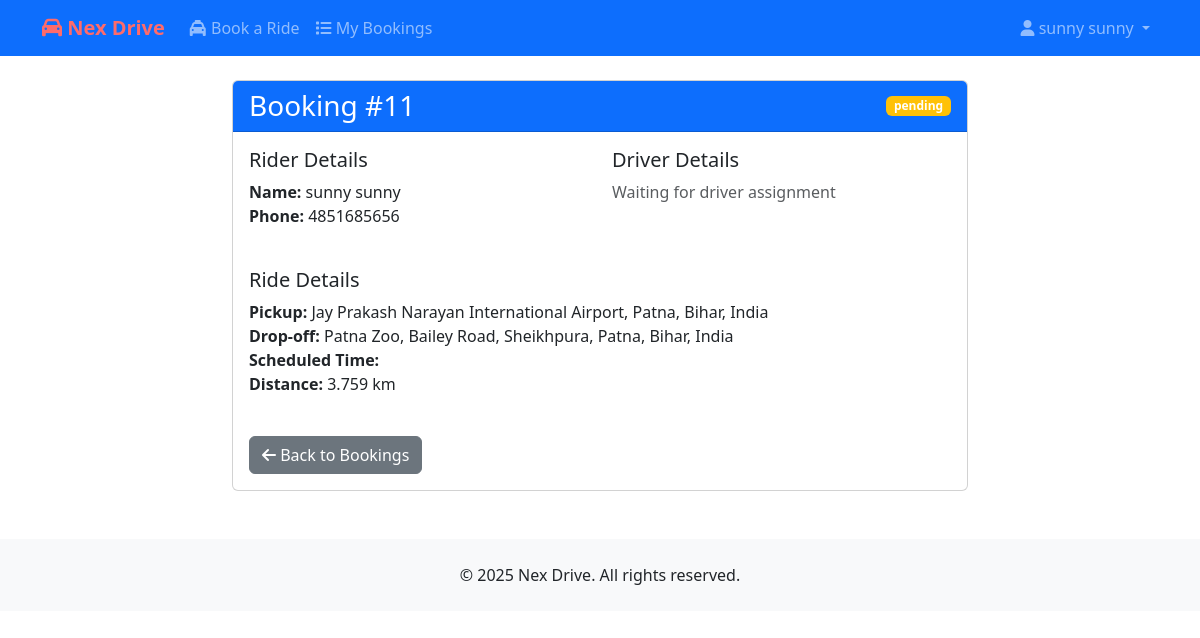
Page /ride/booking/11/ (signed in) on the committed database.
### ride/models.py (models this page shows, shortened)
class Booking(models.Model):
    RIDE_TYPES = [
        ('airport', 'Airport Transfer'),
        ('rental', 'Hourly Rental'),
        ('outstation', 'Outstation'),
    ]
    VEHICLE_TYPES = [
        ('sedan', 'Sedan'),
        ('suv', 'SUV'),
        ('luxury', 'Luxury'),
    ]
    STATUS_CHOICES = [
        ('pending', 'Pending'),
        ('confirmed', 'Confirmed'),
        ('completed', 'Completed'),
        ('cancelled', 'Cancelled'),
    ]
    AIRPORT_DIRECTION_CHOICES = [
        ('pickup', 'Airport Pickup'),
        ('drop', 'Airport Drop'),
    ]
    rider = models.ForeignKey(Rider, on_delete=models.CASCADE, related_name='bookings')
    driver = models.ForeignKey(Driver, on_delete=models.SET_NULL, null=True, blank=True, related_name='bookings')
    ride_type = models.CharField(max_length=20, choices=RIDE_TYPES)
    pickup_location = models.CharField(max_length=255)
    pickup_date = models.DateField()
    pickup_time = models.TimeField()
    vehicle_type = models.CharField(max_length=20, choices=VEHICLE_TYPES)
    notes = models.TextField(blank=True)
    status = models.CharField(max_length=20, choices=STATUS_CHOICES, default='pending')
    pickup_lat = models.FloatField(null=True, blank=True)
    pickup_lng = models.FloatField(null=True, blank=True)
    drop_lat = models.FloatField(null=True, blank=True)
    drop_lng = models.FloatField(null=True, blank=True)
    distance = models.FloatField(null=True, blank=True, help_text='Distance in kilometers')
    flight_number = models.CharField(max_length=20, blank=True, null=True)
    airport_direction = models.CharField(max_length=10, choices=AIRPORT_DIRECTION_CHOICES, blank=True, null=True)
    rental_hours = models.IntegerField(blank=True, null=True)
    drop_location = models.CharField(max_length=255, blank=True, null=True)
    return_date = models.DateField(blank=True, null=True)
    created_at = models.DateTimeField(auto_now_add=True)
    updated_at = models.DateTimeField(auto_now=True)
    class Meta:
        ordering = ['-created_at']

### core/models.py (models this page shows, shortened)
class BaseProfile(models.Model):
    user = models.OneToOneField(User, on_delete=models.CASCADE)
    phone_regex = RegexValidator(
        regex=r'^\+?1?\d{9,15}$',
        message="Phone number must be entered in the format: '+999999999'. Up to 15 digits allowed."
    )
    phone_number = models.CharField(validators=[phone_regex], max_length=17)
    profile_picture = models.ImageField(upload_to='profile_pics/', blank=True)
    created_at = models.DateTimeField(auto_now_add=True)
    updated_at = models.DateTimeField(auto_now=True)
    class Meta:
        abstract = True

class Rider(BaseProfile):
    GENDER_CHOICES = [
        ('M', 'Male'),
        ('F', 'Female'),
        ('O', 'Other')
    ]
    gender = models.CharField(max_length=1, choices=GENDER_CHOICES, blank=True)
    total_rides = models.PositiveIntegerField(default=0)
    class Meta:
        verbose_name = 'Rider'
        verbose_name_plural = 'Riders'

### ride/views.py (the view)
# urls.py: path('booking/<int:pk>/', views.booking_detail, name='booking_detail'),
@login_required
def booking_detail(request, pk):
    booking = get_object_or_404(Booking, pk=pk)
    if not (hasattr(request.user, 'rider') and request.user.rider == booking.rider) and \
       not (hasattr(request.user, 'driver') and request.user.driver == booking.driver):
        messages.error(request, "You don't have permission to view this booking.")
        return redirect('ride:booking_list')
    return render(request, 'ride/booking_detail.html', {'booking': booking})

### driver/context_processors.py (called while the page is built)
def driver_profile(request):
    context = {
        'is_driver': False,
        'driver': None
    }
    if request.user.is_authenticated:
        try:
            context['driver'] = request.user.driver
            context['is_driver'] = True
        except:
            pass
    return context

### templates/ride/booking_detail.html (shortened to what this page needs)
{% extends 'core/base.html' %}
{% load crispy_forms_tags %}
{% block content %}
<div class="container mt-4">
    <div class="row">
        <div class="col-md-8 mx-auto">
            <div class="card">
                <div class="card-header bg-primary text-white d-flex justify-content-between align-items-center">
                    <h3 class="mb-0">Booking #{{ booking.id }}</h3>
                    <span class="badge {% if booking.status == 'COMPLETED' %}bg-success
                                     {% elif booking.status == 'CANCELLED' %}bg-danger
                                     {% elif booking.status == 'CONFIRMED' %}bg-primary
                                     {% else %}bg-warning{% endif %}">
                        {{ booking.status }}
                    </span>
                </div>
                <div class="card-body">
                    <div class="row mb-4">
                        <div class="col-md-6">
                            <h5>Rider Details</h5>
                            <p>
                                <strong>Name:</strong> {{ booking.rider.user.get_full_name }}<br>
                                <strong>Phone:</strong> {{ booking.rider.phone_number }}
                            </p>
                        </div>
                        <div class="col-md-6">
                            <h5>Driver Details</h5>
                            {% if booking.driver %}
                            <p>
                                <strong>Name:</strong> {{ booking.driver.user.get_full_name }}<br>
                                <strong>Phone:</strong> {{ booking.driver.phone_number }}<br>
                                <strong>Rating:</strong> {{ booking.driver.rating }}
                            </p>
                            {% else %}
                            <p class="text-muted">Waiting for driver assignment</p>
                            {% endif %}
                        </div>
                    </div>
                    <div class="row mb-4">
                        <div class="col-12">
                            <h5>Ride Details</h5>
                            <p>
                                <strong>Pickup:</strong> {{ booking.pickup_location }}<br>
                                <strong>Drop-off:</strong> {{ booking.drop_location }}<br>
                                <strong>Scheduled Time:</strong> {{ booking.scheduled_time }}<br>
                                {% if booking.distance %}
                                <strong>Distance:</strong> {{ booking.distance }} km<br>
                                {% endif %}
                            </p>
                        </div>
                    </div>
                    <div class="mt-4">
                        <a href="{% url 'ride:booking_list' %}" class="btn btn-secondary">
                            <i class="fas fa-arrow-left"></i> Back to Bookings
                        </a>
                    </div>
                </div>
            </div>
        </div>
    </div>
</div>
{% endblock %}

### templates/core/base.html (shortened to what this page needs)
{% load static %}
<!DOCTYPE html>
<html lang="en">
<head>
    <link href="https://cdn.jsdelivr.net/npm/bootstrap@5.3.0/dist/css/bootstrap.min.css" rel="stylesheet">
    <link href="https://cdnjs.cloudflare.com/ajax/libs/font-awesome/6.0.0/css/all.min.css" rel="stylesheet">
</head>
<body>
    <nav class="navbar navbar-expand-lg navbar-dark bg-primary">
        <div class="container">
            <a class="navbar-brand" href="{% url 'home' %}">
                <i class="fas fa-car"></i> Nex Drive
            </a>
            <div class="collapse navbar-collapse" id="navbarNav">
                <ul class="navbar-nav me-auto">
                    {% if user.is_authenticated %}
                        {% if is_driver %}
                            <li class="nav-item">
                                <a class="nav-link {% if request.resolver_match.url_name == 'dashboard' %}active{% endif %}"
                                   href="{% url 'driver:dashboard' %}">
                                    <i class="fas fa-tachometer-alt"></i> Dashboard
                                </a>
                            </li>
                            <li class="nav-item">
                                <a class="nav-link {% if request.resolver_match.url_name == 'bookings' %}active{% endif %}"
                                   href="{% url 'driver:bookings' %}">
                                    <i class="fas fa-calendar-check"></i> Bookings
                                </a>
                            </li>
                            <li class="nav-item">
                                <a class="nav-link {% if request.resolver_match.url_name == 'vehicle' %}active{% endif %}"
                                   href="{% url 'driver:vehicle' %}">
                                    <i class="fas fa-car"></i> Vehicle
                                </a>
                            </li>
                        {% else %}
                            <li class="nav-item">
                                <a class="nav-link" href="{% url 'ride:create_booking' %}">
                                    <i class="fas fa-taxi"></i> Book a Ride
                                </a>
                            </li>
                            <li class="nav-item">
                                <a class="nav-link" href="{% url 'ride:booking_list' %}">
                                    <i class="fas fa-list"></i> My Bookings
                                </a>
                            </li>
                        {% endif %}
                    {% endif %}
                </ul>
                <ul class="navbar-nav">
                    {% if user.is_authenticated %}
                        <li class="nav-item dropdown">
                            <a class="nav-link dropdown-toggle" href="#" id="navbarDropdown" role="button"
                               data-bs-toggle="dropdown" aria-expanded="false">
                                {% if is_driver %}
                                    <i class="fas fa-id-card"></i>
                                {% else %}
                                    <i class="fas fa-user"></i>
                                {% endif %}
                                {{ user.get_full_name|default:user.username }}
                            </a>
                        </li>
                    {% endif %}
                </ul>
            </div>
        </div>
    </nav>
    {% block content %}{% endblock %}
    <footer class="bg-light py-4 mt-5">
        <div class="container text-center">
            <p class="mb-0">&copy; {% now "Y" %} Nex Drive. All rights reserved.</p>
        </div>
    </footer>
</body>
</html>

### templates/core/base.html (style rules this page uses)
.navbar-brand { font-weight: bold; color: #ff6b6b !important; }

### rows in the picture
Booking: id "11", status "pending", rider.user.get_full_name "sunny sunny", rider.phone_number "4851685656", pickup_location "Jay Prakash Narayan International Airport, Patna, Bihar, India", drop_location "Patna Zoo, Bailey Road, Sheikhpura, Patna, Bihar, India", distance "3.759"

### other values in the picture
{{ user.get_full_name|default:user.username }} "sunny sunny"
